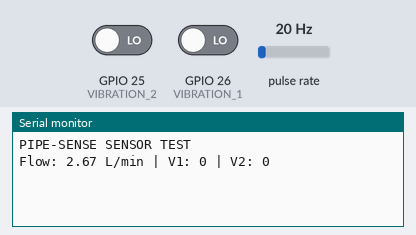
The sketch below on a simulated ESP32. Shown: the last lines printed to the serial monitor. Wiring (inferred from the names in the program): pulse sensor: data GPIO 27. The inputs (shaded band) are chosen by the test bench; at power-on: pulse rate 20 Hz, GPIO 25 (VIBRATION_2) LOW, GPIO 26 (VIBRATION_1) LOW.

Above: at 1.2 s.
1.3 s: pulse rate (sensor on GPIO 27) set to 4 Hz
At 2.6 s:
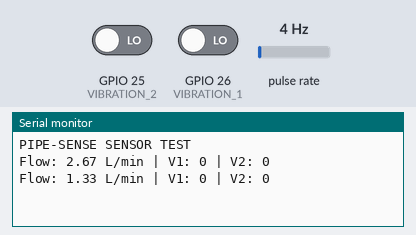
2.8 s: GPIO 25 (VIBRATION_2) driven HIGH
At 3.5 s:
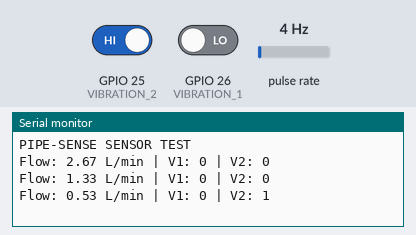
4.3 s: GPIO 26 (VIBRATION_1) driven HIGH
At 5.6 s:
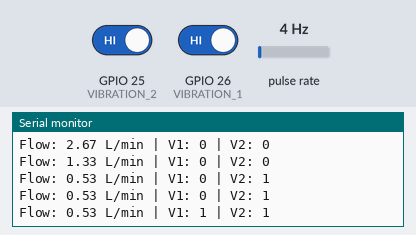
5.8 s: pulse rate (sensor on GPIO 27) set to 50 Hz
At 6.8 s:
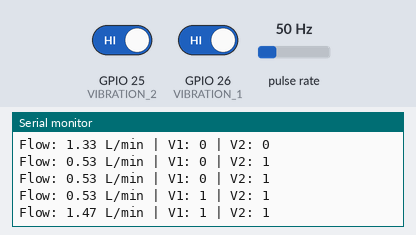
7.3 s: GPIO 25 (VIBRATION_2) driven LOW
At 8.5 s:
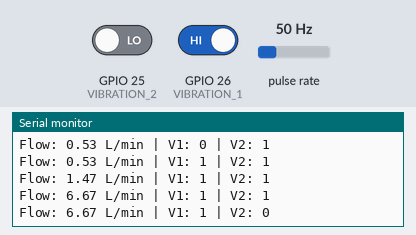
8.8 s: GPIO 26 (VIBRATION_1) driven LOW
At 9.3 s:
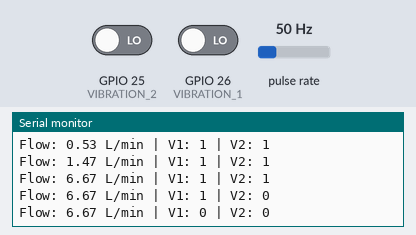
Timing chart, 0 to 11.3 s (numbered marks = the images above; inputs shaded):
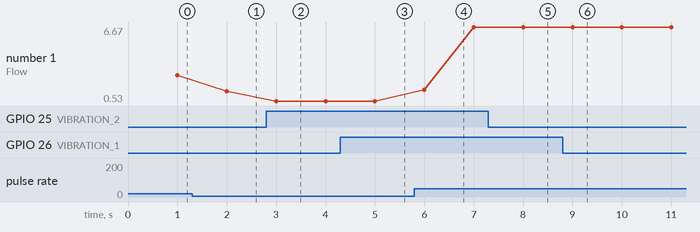

The sketch:

04_all_sensors_test.ino
```cpp
#define FLOW_SENSOR 27
#define VIBRATION_1 26
#define VIBRATION_2 25

volatile int pulseCount = 0;

void IRAM_ATTR countPulse() {
  pulseCount++;
}

void setup() {
  Serial.begin(115200);

  pinMode(FLOW_SENSOR, INPUT_PULLUP);
  pinMode(VIBRATION_1, INPUT);
  pinMode(VIBRATION_2, INPUT);

  attachInterrupt(
    digitalPinToInterrupt(FLOW_SENSOR),
    countPulse,
    FALLING
  );

  Serial.println("PIPE-SENSE SENSOR TEST");
}

void loop() {

  pulseCount = 0;

  delay(1000);

  float flowRate = pulseCount / 7.5;

  int vibration1 = digitalRead(VIBRATION_1);
  int vibration2 = digitalRead(VIBRATION_2);

  Serial.print("Flow: ");
  Serial.print(flowRate);
  Serial.print(" L/min");

  Serial.print(" | V1: ");
  Serial.print(vibration1);

  Serial.print(" | V2: ");
  Serial.println(vibration2);
}
```

Measured:
- after the input at 1.3 s, the serial monitor: prints a new line after 0.70 s (image 1)
- after the input at 2.8 s, the serial monitor: prints a new line after 0.20 s (image 2)
- after the input at 4.3 s, the serial monitor: prints a new line after 0.70 s (image 3)
- after the input at 5.8 s, the serial monitor: prints a new line after 0.20 s (image 4)
- after the input at 7.3 s, the serial monitor: prints a new line after 0.70 s (image 5)
- after the input at 8.8 s, the serial monitor: prints a new line after 0.20 s (image 6)
- plotted number 1: 2.67 → 1.33 after the input at 1.3 s, 0.53 → 6.67 after the input at 5.8 s
